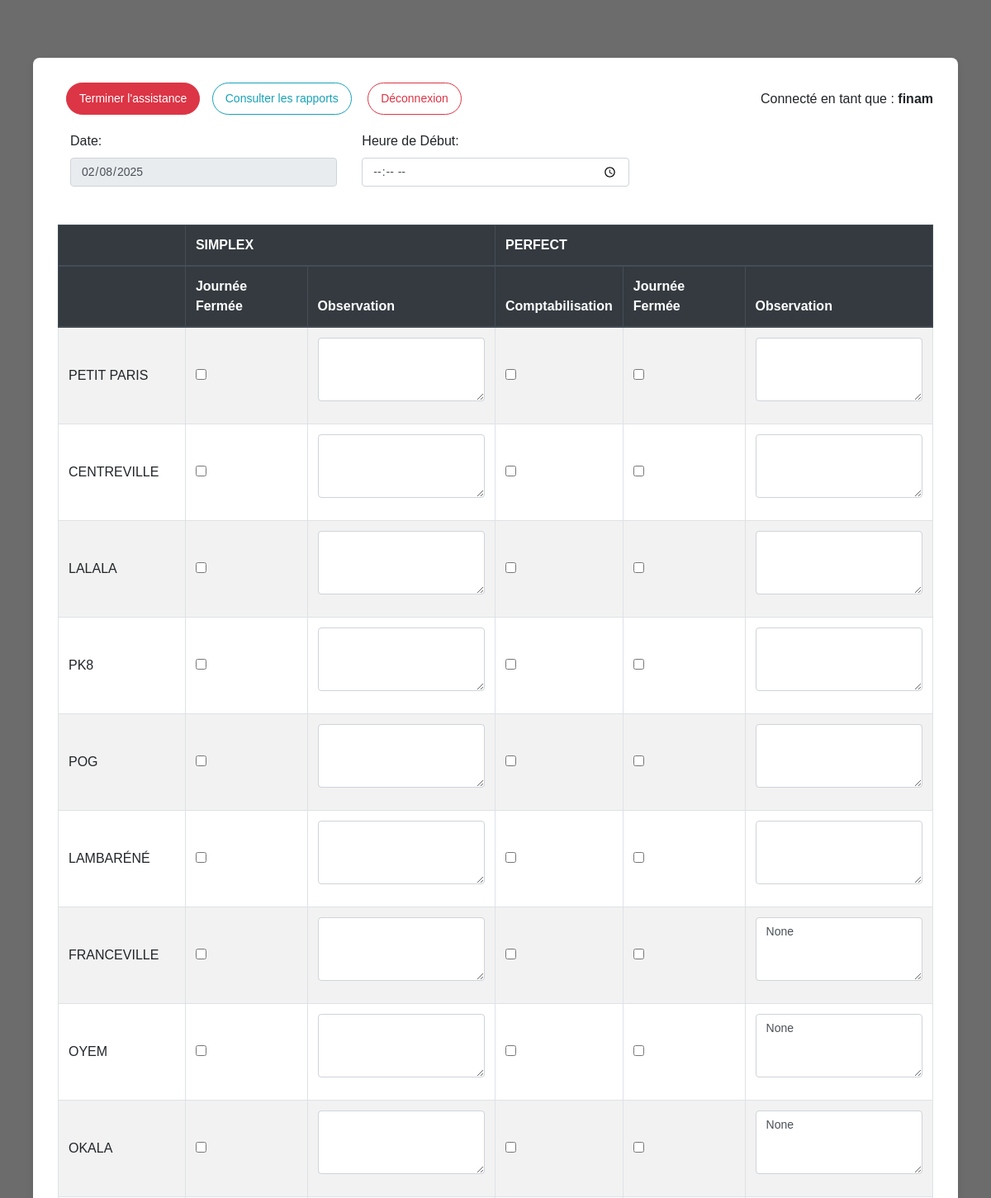
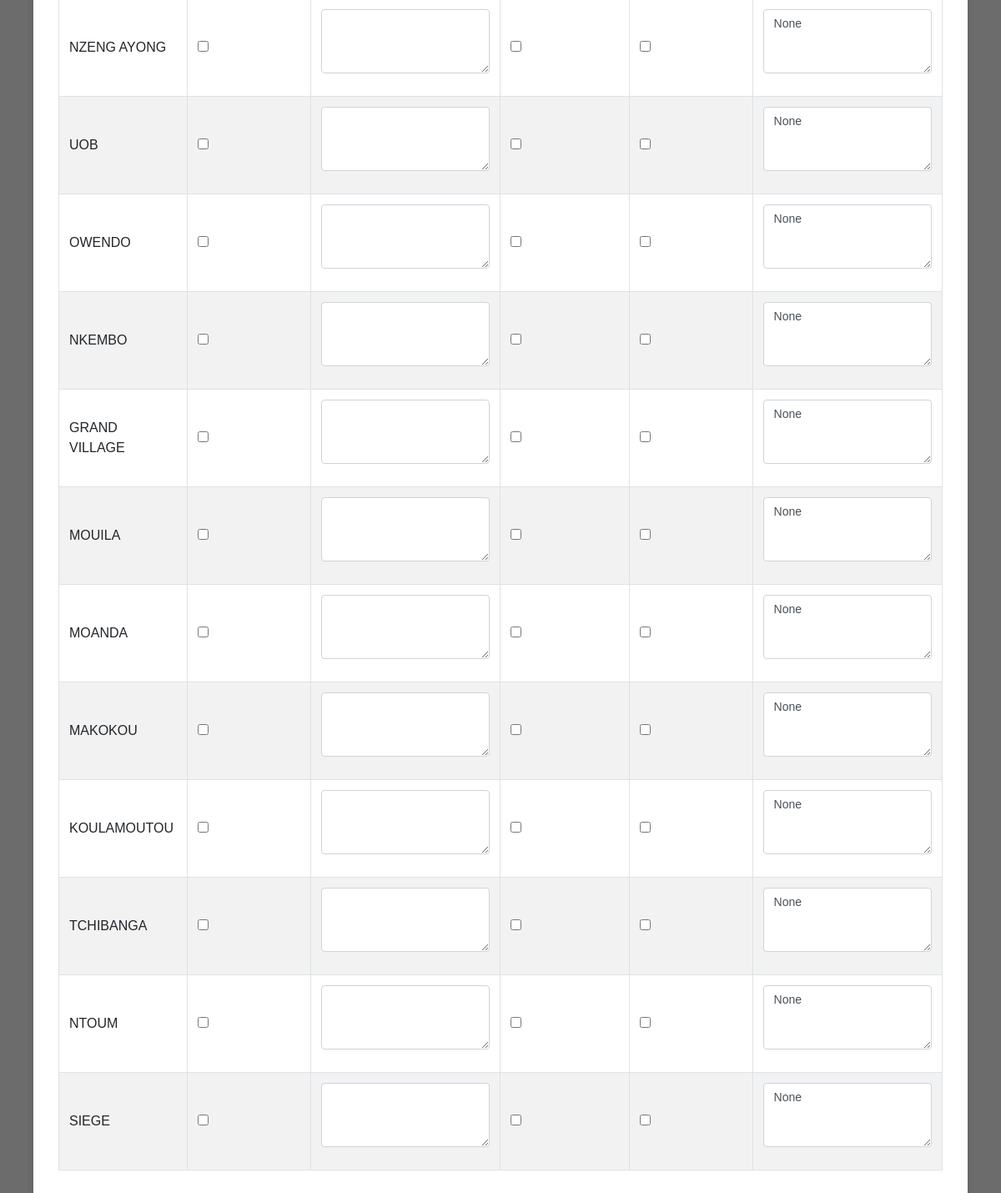
The app's page /agences/ (signed in) with its own data (2 pictures, top to bottom).
### cloture/models.py (models this page shows, shortened)
class Agence(models.Model):
    nom = models.CharField(max_length=191)
    balance_equilibree = models.BooleanField(default=False)
    journee_fermee = models.BooleanField(default=False)
    observation = models.TextField(blank=True, null=True)
    observation_simplex = models.TextField(blank=True, null=True)
    date_cloture = models.DateTimeField(auto_now_add=True)
    heure_debut = models.TimeField(blank=True, null=True)
    heure_fin = models.TimeField(blank=True, null=True)

### cloture/views.py (the view)
# urls.py: path('agences/', views.liste_agences, name='liste_agences'),
@login_required
def liste_agences(request):
    user = request.user.username
    agences = Agence.objects.all()
    today = date.today().strftime('%Y-%m-%d')
    return render(request, 'cloture/liste_agences.html', context={'agences': agences, 'today': today, 'user': user})

### cloture/templates/cloture/liste_agences.html (shortened to what this page needs)
{% load static %}
<!DOCTYPE html>
<html lang="fr-GA">
  <head>
    <link
      href="https://stackpath.bootstrapcdn.com/bootstrap/4.5.2/css/bootstrap.min.css"
      rel="stylesheet"
    />
  </head>
  <body>
    <div class="container-fluid">
      <div class="top-buttons">
        <div>
          <button type="button" class="btn btn-sm btn-danger" id="saveReport">
            Terminer l'assistance
          </button>
          <a
            href="{% url 'liste_rapports' %}"
            class="btn btn-sm btn-outline-info"
            >Consulter les rapports</a
          >
          <a
            href="{% url 'logout' %}"
            class="btn btn-sm btn-outline-danger"
            id="logoutButton"
            style="margin-left: 15px"
            >Déconnexion</a
          >
        </div>
        <div>
          <span
            >Connecté en tant que :
            <strong id="user_name">{{ user }}</strong></span
          >
        </div>
      </div>
      <form class="form d-flex align-items-center" method="post" id="timeForm">
        <div class="col-md-4">
          <div class="form-group">
            <label for="date">Date:</label>
            <input
              type="date"
              class="form-control"
              id="date"
              name="date"
              value="{{ today }}"
              disabled
            />
          </div>
        </div>
        <div class="col-md-4">
          <div class="form-group">
            <label for="heure_debut">Heure de Début:</label>
            <input
              type="time"
              class="form-control"
              id="heure_debut"
              name="heure_debut"
              value="{{ heure_debut }}"
            />
          </div>
        </div>
      </form>
      <div class="table-responsive">
        <table class="table table-bordered table-striped">
          <thead class="thead-dark">
            <tr>
              <th></th>
              <th colspan="2">SIMPLEX</th>
              <th colspan="3">PERFECT</th>
            </tr>
            <tr>
              <th></th>
              <th>Journée Fermée</th>
              <th>Observation</th>
              <th>Comptabilisation</th>
              <th>Journée Fermée</th>
              <th>Observation</th>
            </tr>
          </thead>
          <tbody>
            {% for agence in agences %}
            <tr data-agence-id="{{ agence.id }}">
              <td>{{ agence.nom }}</td>
              <td>
                <input type="checkbox" class="journee-simplex-checkbox" />
              </td>
              <td>
                <textarea
                  class="form-control observation-simplex"
                  rows="3"
                  data-id="observation_simplex_{{ agence.id }}"
                ></textarea>
              </td>
              <td>
                <input
                  type="checkbox"
                  class="comptabilisation-perfect-checkbox"
                />
              </td>
              <td>
                <input type="checkbox" class="journee-perfect-checkbox" />
              </td>
              <td>
                <textarea
                  class="form-control observation"
                  rows="3"
                  data-id="observation_{{ agence.id }}"
                >
{{ agence.observation }}</textarea
                >
              </td>
            </tr>
            {% endfor %}
          </tbody>
        </table>
      </div>
    </div>
  </body>
</html>

### cloture/templates/cloture/liste_agences.html (style rules this page uses)
body { font-family: "Arial", sans-serif; background-color: #575757de; padding: 40px; }
.container-fluid { max-width: 1200px; margin: 0 auto; padding: 30px; background-color: white; border-radius: 8px; box-shadow: 0 4px 8px rgba(0, 0, 0, 0.1); margin-top: 30px; }
.top-buttons { display: flex; justify-content: space-between; align-items: center; margin-bottom: 20px; }
.btn { font-size: 0.875rem; padding: 8px 15px; border-radius: 25px; margin-left: 10px; }
.form-control { font-size: 0.875rem; margin-bottom: 15px; }
.table-responsive { margin-top: 30px; }
.table { border-collapse: collapse; width: 100%; margin-bottom: 30px; }
.table th, .table td { padding: 12px; text-align: left; vertical-align: middle; }
.thead-dark th { background-color: #343a40; color: white; }
textarea { resize: vertical; }

### records on screen
Agence: nom "PETIT PARIS"
Agence: nom "CENTREVILLE"
Agence: nom "LALALA"
Agence: nom "PK8"
Agence: nom "POG"
Agence: nom "LAMBARÉNÉ"
Agence: nom "FRANCEVILLE", id "None"
Agence: nom "OYEM", id "None"
Agence: nom "OKALA", id "None"
Agence: nom "NZENG AYONG", id "None"
Agence: nom "UOB", id "None"
Agence: nom "OWENDO", id "None"
Agence: nom "NKEMBO", id "None"
Agence: nom "GRAND VILLAGE", id "None"
Agence: nom "MOUILA", id "None"
Agence: nom "MOANDA", id "None"
Agence: nom "MAKOKOU", id "None"
Agence: nom "KOULAMOUTOU", id "None"
Agence: nom "TCHIBANGA", id "None"
Agence: nom "NTOUM", id "None"
Agence: nom "SIEGE", id "None"

### other values on screen
{{ user }} "finam"
